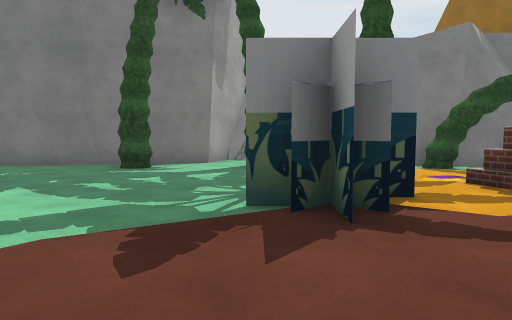
[1] (above)

20 first-person views from a walk through a scene from a Unity 3-D project. The camera is 1.2 m above the floor, tilts 4° down and sees 70° across. The floor is counted in squares, 1.8 m on a side. Each view is taken from the middle of a square. On the plan, view 1 faces up. The plan holds only what a view shows up to about 11 squares ahead; the rest is blank. The place goes on beyond the plan. The player character is not drawn. Some surface patterns are stand-ins.

[2]
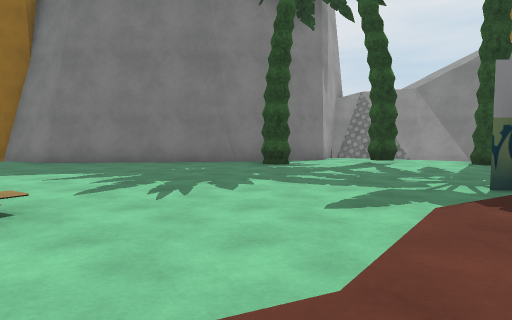

[3]
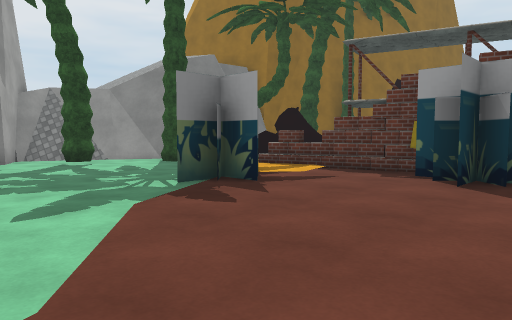

[4]
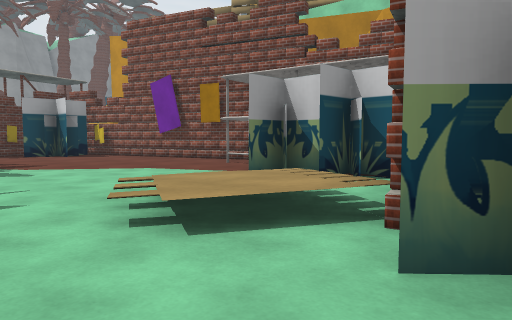

[5]
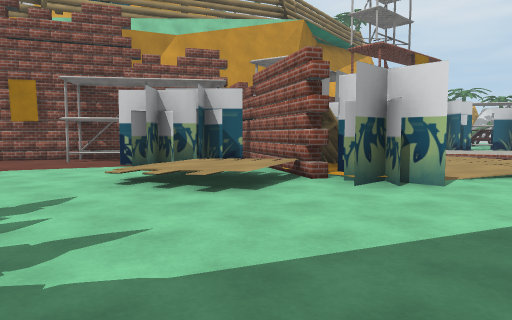

[6]
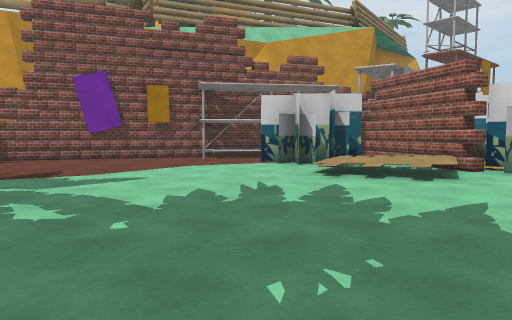

[7]
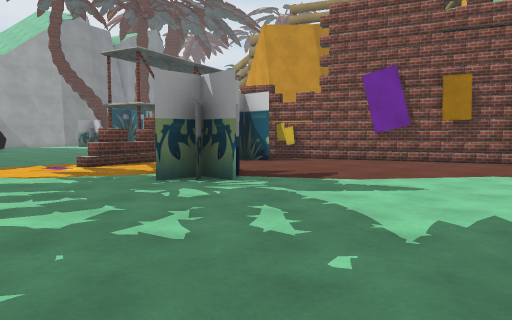

[8]
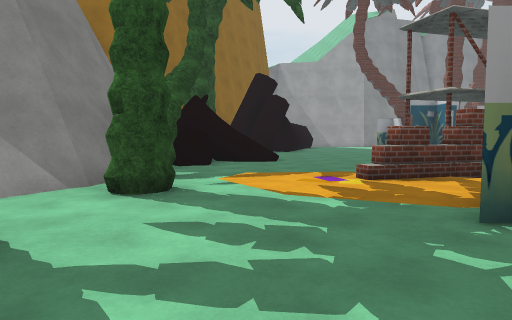

[9]
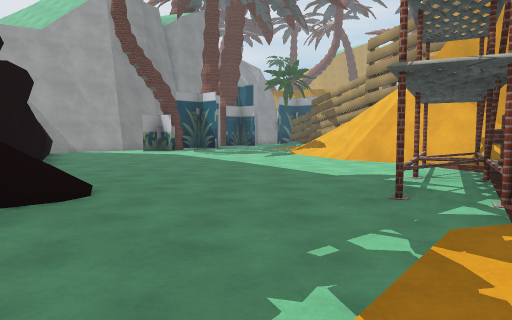

[10]
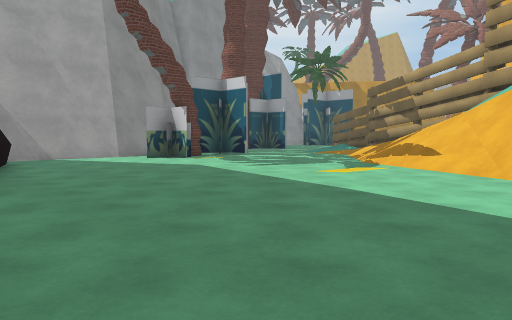

[11]
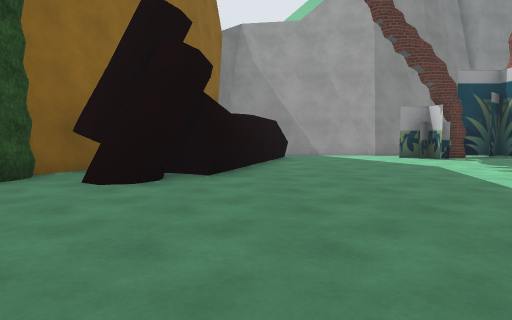

[12]
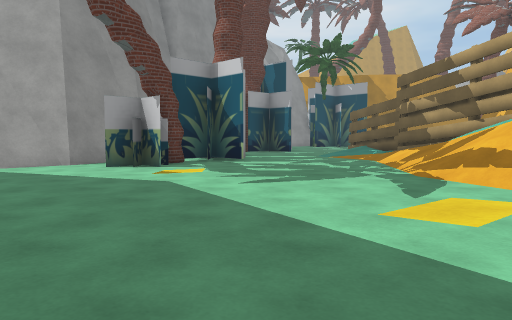

[13]
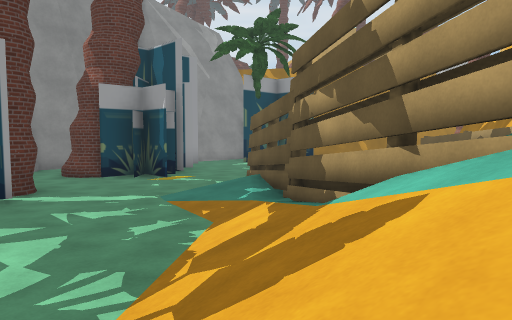

[14]
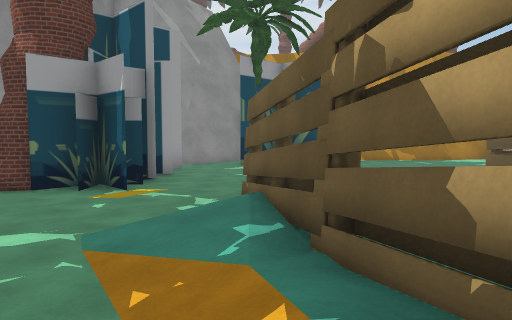

[15]
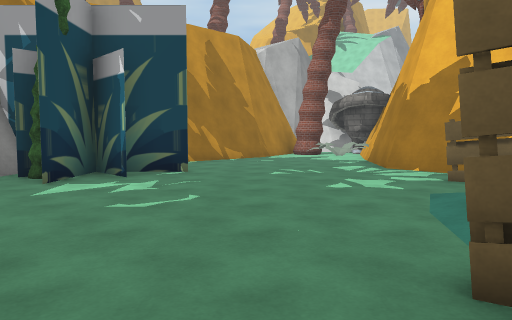

[16]
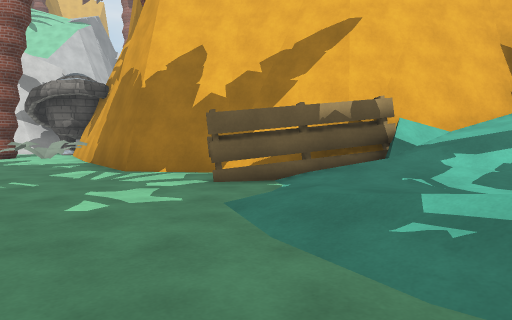

[17]
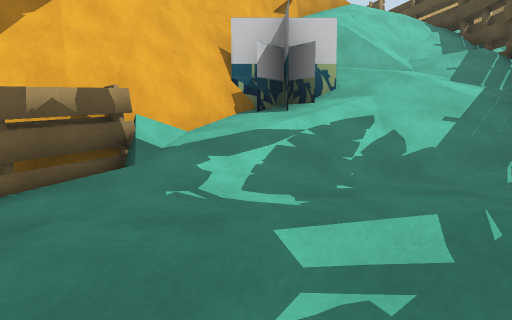

[18]
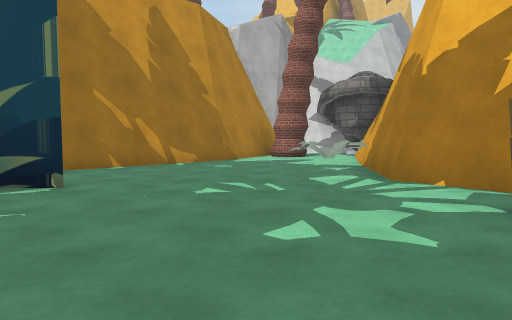

[19]
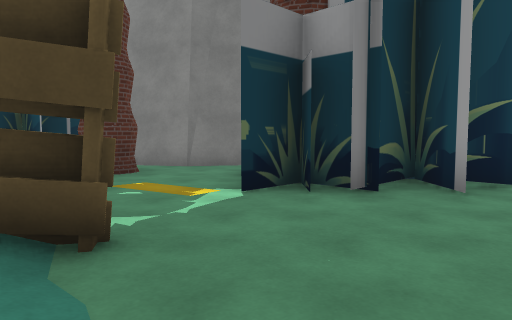

[20]
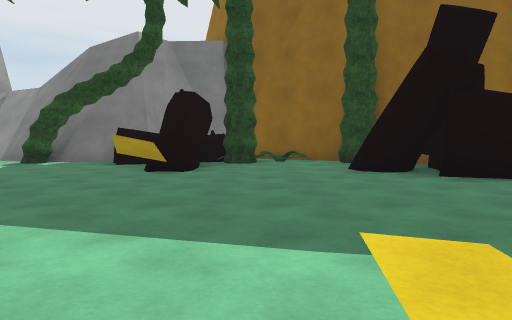

### Floor plan
Key: @ floor where view 1 was taken; # wall or solid block; . main floor; : floor 0.5 m higher than the main floor; / step, stairs or slope; = window, fence, low wall or low ledge; ^ raised ledge; T tree; P plant; O other object.
Columns run from 9 left of view 1 to 21 right of it. Each row starts with its distance up from view 1.
 12          #
 11         ##
 10          /=##    ##
  9 ##  #####./##### O####
  8 .####.#T.T.T#T#OOOTPT##
  7 ...........T...OOO...O#
  6  ...............//..OO#
  5 .....................##
  4 .........OO.#...^=....#####
  3 ..//......O.###...........##
  2 O.///........##............#
  1 O#/:/.......O##..../.......#
  0 OO./O....@.#O##..../.......#
 -1   #OO....#######.../.....OO#
 -2   #O  O####   ####/.......##
 -3      ###       ###=//....OO###
 -4 OO          OOOOOO#///....##.##
 -5 OO         OO =///###//.......#
 -6               #=////##//.....#=
 -7               ==/////##//./.##
 -8               ##////// OO//OO O
 -9                   O//////O..OOO
-10                   #//////.....O
-11                   ##/////......
-12                    ##O/........
-13                     ##OO.....O.
-14                      ##......OT
-15                       #.....OO
-16                       #......
-17                       #......#
-18                       #.....##
-19                       #/...##
-20                       #O .##
-21                       #####

Where each view was taken, in squares from view 1:
view 1: 0 up, 0 right, facing up
view 2: 1 down, 3 left, facing up
view 3: 1 down, 3 left, facing up-right
view 4: 4 up, 9 left, facing down-right
view 5: 7 up, 7 left, facing down
view 6: 8 up, 4 left, facing down
view 7: 7 up, 4 left, facing down-right
view 8: 6 up, 2 left, facing right
view 9: 7 up, 3 right, facing down-right
view 10: 5 up, 7 right, facing down-right
view 11: 4 up, 6 right, facing right
view 12: 3 up, 9 right, facing down-right
view 13: 3 down, 10 right, facing down-right
view 14: 5 down, 12 right, facing down-right
view 15: 7 down, 17 right, facing down
view 16: 9 down, 17 right, facing down-left
view 17: 10 down, 16 right, facing left
view 18: 10 down, 16 right, facing down
view 19: 11 down, 15 right, facing up-right
view 20: 1 down, 9 right, facing up
